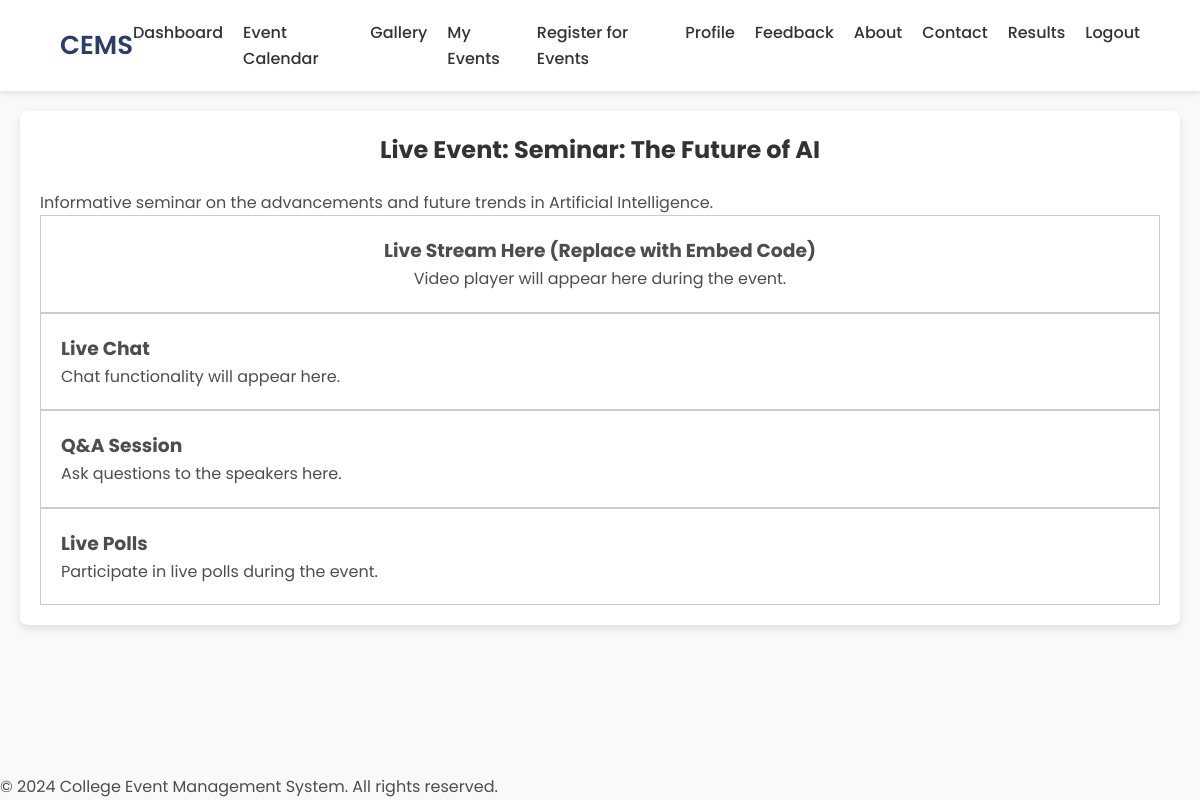
The page /live_event.php?event_id=67 (signed in) on the database its author committed.
### tables this page shows
CREATE TABLE `event_master` (
  `event_id` int NOT NULL AUTO_INCREMENT,
  `event_name` text,
  `event_date` text,
  `event_location` text,
  `event_time` text,
  `event_description` text NOT NULL,
  `f_prize` varchar(255) NOT NULL,
  `s_prize` varchar(255) NOT NULL,
  `event_price` varchar(255) NOT NULL,
  `max_par` int NOT NULL,
  `is_active` tinyint(1) NOT NULL DEFAULT '1',
  PRIMARY KEY (`event_id`)
);

### live_event.php (the view, shortened to what this page needs)
<?php
include "config.php";
$event_id = intval($_GET['event_id']);
$sql = "SELECT event_name, event_description FROM event_master WHERE event_id = ?";
$stmt = mysqli_prepare($conn, $sql);
if ($stmt) {
    mysqli_stmt_bind_param($stmt, 'i', $event_id);
    mysqli_stmt_execute($stmt);
    $result = mysqli_stmt_get_result($stmt);
    if ($row = mysqli_fetch_assoc($result)) {
        $event_name = htmlspecialchars($row['event_name']);
        $event_description = htmlspecialchars($row['event_description']);
    } else {
        echo "Event not found.";
        exit();
    }
} else {
    echo "Database error.";
    exit();
}
?>
<!DOCTYPE html>
<html lang="en">
<head>
</head>
<body>
    <?php include "navbar.php"; ?>
    <main>
        <div class="content">
            <h2>Live Event: <?php echo $event_name; ?></h2>
            <p><?php echo $event_description; ?></p>
            <div style="border: 1px solid #ccc; padding: 20px; text-align: center;">
                <h3>Live Stream Here (Replace with Embed Code)</h3>
                <p>Video player will appear here during the event.</p>
            </div>
            <div style="border: 1px solid #ccc; padding: 20px;">
                <h3>Live Chat</h3>
                <p>Chat functionality will appear here.</p>
            </div>
            <div style="border: 1px solid #ccc; padding: 20px;">
                <h3>Q&A Session</h3>
                <p>Ask questions to the speakers here.</p>
            </div>
            <div style="border: 1px solid #ccc; padding: 20px;">
                <h3>Live Polls</h3>
                <p>Participate in live polls during the event.</p>
            </div>
        </div>
    </main>
    <footer>
        <p>© 2024 College Event Management System. All rights reserved.</p>
    </footer>
</body>
</html>

### live_event.php (style rules this page uses)
* { margin: 0; padding: 0; box-sizing: border-box; font-family: 'Poppins', sans-serif; }
body { background-color: #f9f9f9; color: #4d4d4d; line-height: 1.6; min-height: 100vh; display: flex; flex-direction: column; }
main { flex: 1; padding: 20px; }
.content { max-width: 1200px; margin: 0 auto; background: #fff; padding: 20px; border-radius: 8px; box-shadow: 0 4px 8px rgba(0, 0, 0, 0.1); }
.content h2 { text-align: center; margin-bottom: 20px; color: #333; }

### navbar.php (style rules this page uses)
* { margin: 0; padding: 0; box-sizing: border-box; font-family: 'Poppins', sans-serif; }

### rows shown on the page
event_master: event_name "Seminar: The Future of AI", event_description "Informative seminar on the advancements and future trends in Artificial Intelligence."
